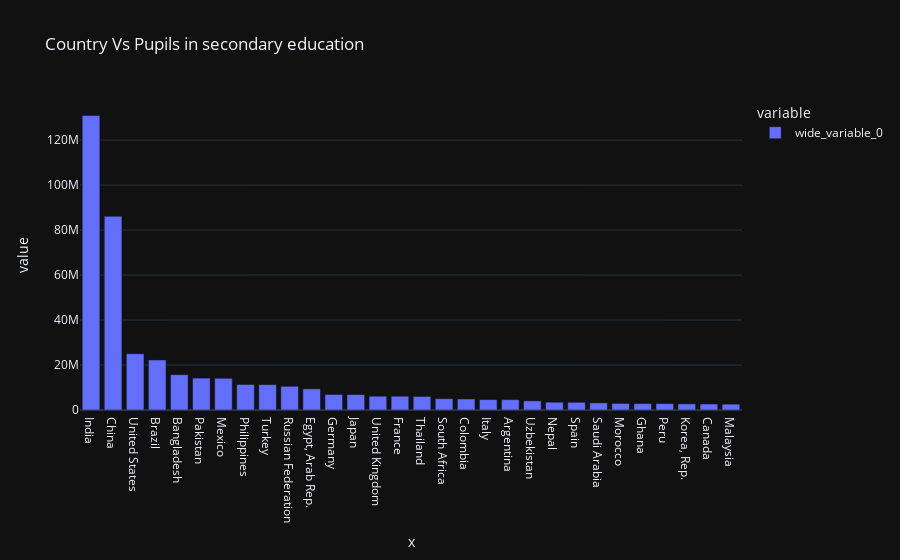

The code cell stored with this chart in its notebook:
### Markdown cell above
Blue line -> Outflow FDI<br>
Red line  -> Inflow FDI

From the above plot, we can conclude that FDI is not affecting number of patents as well.

### Code cell
df = df.sort_values(by=['Secondary education, pupils'], ascending=False)
fig = px.bar(df,x=df['Country Name'].head(30), y=[df['Secondary education, pupils'].head(30)],template = "plotly_dark"
             ,title="Country Vs Pupils in secondary education")
fig.show()

### Figure 1 — Plotly figure (JSON) as saved in the notebook; plotly's stock layout.template omitted (floating-point values rounded to 4 significant figures)
{"data": [{"alignmentgroup": "True", "hovertemplate": "variable=wide_variable_0<br>x=%{x}<br>value=%{y}<extra></extra>", "legendgroup": "wide_variable_0", "marker": {"color": "#636efa", "pattern": {"shape": ""}}, "name": "wide_variable_0", "offsetgroup": "wide_variable_0", "orientation": "v", "showlegend": true, "textposition": "auto", "type": "bar", "x": ["India", "China", "United States", "Brazil", "Bangladesh", "Pakistan", "Mexico", "Philippines", "Turkey", "Russian Federation", "Egypt, Arab Rep.", "Germany", "Japan", "United Kingdom", "France", "Thailand", "South Africa", "Colombia", "Italy", "Argentina", "Uzbekistan", "Nepal", "Spain", "Saudi Arabia", "Morocco", "Ghana", "Peru", "Korea, Rep.", "Canada", "Malaysia"], "xaxis": "x", "y": [130932816, 86101696, 25014234, 22248336, 15710974, 14189390, 14105856, 11346712, 11276669, 10543103, 9413798, 6923443, 6875056, 6138912, 6125799, 6019229, 5036694, 4908362, 4640170, 4620000, 4073028, 3463763, 3421868, 3159358, 2920791, 2851160, 2825788, 2726376, 2659138, 2602216], "yaxis": "y"}], "layout": {"barmode": "relative", "legend": {"title": {"text": "variable"}, "tracegroupgap": 0}, "title": {"text": "Country Vs Pupils in secondary education"}, "xaxis": {"anchor": "y", "domain": [0, 1], "title": {"text": "x"}}, "yaxis": {"anchor": "x", "domain": [0, 1], "title": {"text": "value"}}}}
